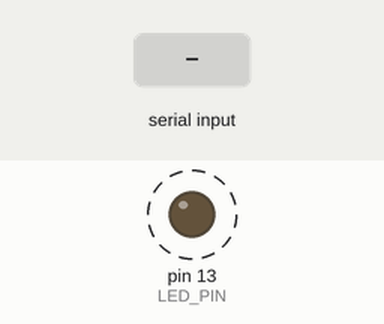
Simulated run of this sketch. Board: Arduino Mega 2560, built with avr-gcc and run on an emulated ATmega2560. Parts: output pins drawn as LEDs (lit = HIGH). Dashed ring = blinking. Inputs (shaded band) come from the test bench. What the sketch prints to the serial monitor is not drawn.

Above: at 0.87 s.
1.3 s: byte 0 (MSG_METHOD_SUCCESS) received over Serial
At 1.3 s:
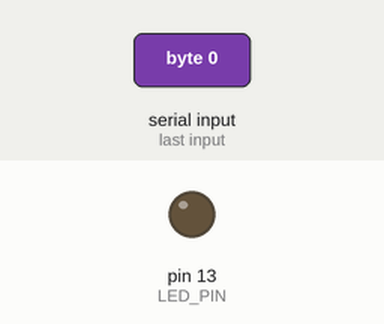
4.3 s: "1#" received over Serial
Timing chart, 0 to 13.3 s (numbered marks = the images above; inputs shaded):
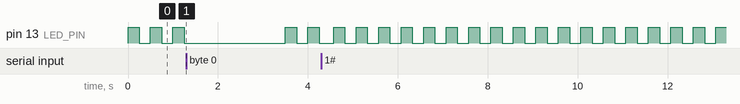

The sketch:

testthoitiet.ino
```cpp
// (licence header left out)
/*   INCLUDES                                                     */
#include <WString.h> //Official Arduino string library
/******************************************************************/
/*   CONSTANTS                                                    */
#define LED_TURN_ON_TIMEOUT  1000       //Timeout for LED power time (defines how long the LED stays powered on) in milliseconds
#define LED_PIN 13                      //Pin number on which the LED is connected
#define SERIAL_BAUDRATE 9600            //Baud-Rate of the serial Port
#define STX "\x02"                      //ASCII-Code 02, text representation of the STX code
#define ETX "\x03"                      //ASCII-Code 03, text representation of the ETX code
#define RS  "$"                         //Used as RS code

/*   WARNING, ERROR AND STATUS CODES                              */
//STATUS
#define MSG_METHOD_SUCCESS 0                      //Code which is used when an operation terminated  successfully
//WARNINGS
#define WRG_NO_SERIAL_DATA_AVAILABLE 250            //Code indicates that no new data is AVAILABLE at the serial input buffer
//ERRORS
#define ERR_SERIAL_IN_COMMAND_NOT_TERMINATED -1   //Code is used when a serial input commands' last char is not a '#'
/******************************************************************/


/*   METHOD DECLARATIONS                                          */
int readSerialInputString(String *command);
void WriteDummyWeatherData();
/******************************************************************/


/*   METHODS
******************************************************************
The setup method is executed once after the bootloader is done
with his job.
******************************************************************/
void setup(){
  //setup the LED pin for output
  pinMode(LED_PIN, OUTPUT);
  //setup serial pin
  Serial.begin(SERIAL_BAUDRATE);
}

/*****************************************************************
The loop method is executed forever right after the setup method
is finished.
******************************************************************/
void loop(){
  String command = "";  //Used to store the latest received command
  int serialResult = 0; //return value for reading operation method on serial in put buffer

  serialResult = readSerialInputCommand(&command);
  if(serialResult == MSG_METHOD_SUCCESS){
    if(command == "1#"){//Request for sending weather data via Serial Interface
                        //For demonstration purposes this only writes dummy data
        WriteDummyWeatherData();
    }
  }

  if(serialResult == WRG_NO_SERIAL_DATA_AVAILABLE){//If there is no data AVAILABLE at the serial port, let the LED blink
     digitalWrite(LED_PIN, HIGH);
     delay(250);
     digitalWrite(LED_PIN, LOW);
     delay(250);
  }
  else{
    if(serialResult == ERR_SERIAL_IN_COMMAND_NOT_TERMINATED){//If the command format was invalid, the led is turned off for two seconds
      digitalWrite(LED_PIN, LOW);
      delay(2000);
    }
  }
}

/*****************************************************************
Description:
This method reads the serial input buffer and writes the content
of the serial input buffer to the variable which is adressed by the
pointer *command.

Return-Values:
 - MSG_METHOD_SUCCESS ->
   ->    Serial buffer data stored to the variable which is adressed by the
         pointer *command.
 - ERR_SERIAL_IN_COMMAND_NOT_TERMINATED
   ->    Command was not terminated by a '#' (example: "command") or contains no command text (example: "#" or "").

Version: 1.1

Autor:   Marco Bertschi

Licence: CodeProject Open License [CPOL]

******************************************************************/
int readSerialInputCommand(String *command){

  int operationStatus = MSG_METHOD_SUCCESS;//Default return is MSG_METHOD_SUCCESS reading data from com buffer.

  //check if serial data is available for reading
  if (Serial.available()) {
     char serialInByte;//temporary variable to hold the last serial input buffer character

     do{//Read serial input buffer data byte by byte
       serialInByte = Serial.read();
       *command = *command + serialInByte;//Add last read serial input buffer byte to *command pointer
     }while(serialInByte != '#' && Serial.available());//until '#' comes up or no serial data is available anymore

     if(serialInByte != '#') {
       operationStatus = ERR_SERIAL_IN_COMMAND_NOT_TERMINATED;
     }
  }
  else{//If not serial input buffer data is AVAILABLE, operationStatus becomes WRG_NO_SERIAL_DATA_AVAILABLE (= No data in the serial input buffer AVAILABLE)
    operationStatus = WRG_NO_SERIAL_DATA_AVAILABLE;
  }

  return operationStatus;
}
/*****************************************************************
Description:
This method writes dummy weather data to the serial interface output
buffer. The dummy data is formatted as

[STX]
11 06 2013 12:00=11.78$
11 06 2013 23:00=8.9$
11 07 2013 06:00=4.54$
11 07 2013 12:00=15.3$
11 07 2013 23:00=8.6$
11 21 2013 06:00=-2.33[ETX]

Values written in braces ("[]") Represent an ASCII control
code. For further information about ASCII codes visit
http://www.asciitable.com

Return-Values:
 - void

Version: 1.0

Autor:   Marco Bertschi

Licence: CodeProject Open License [CPOL]

******************************************************************/
void WriteDummyWeatherData(){
  Serial.print(STX);
  Serial.print("11 06 2013 12:00=11.78");
  Serial.print(RS);
  Serial.print("11 06 2013 23:00=8.9");
  Serial.print(RS);
  Serial.print("11 07 2013 06:00=4.54");
  Serial.print(RS);
  Serial.print("11 07 2013 12:00=15.3");
  Serial.print(RS);
  Serial.print("11 07 2013 23:00=10.3");
  Serial.print(RS);
  Serial.print("11 21 2013 06:00=-2.33");
  Serial.print(ETX);
}
```

Measured:
- by itself, pin 13 (LED_PIN): alternates HIGH for 0.25 s and LOW for 0.25 s
